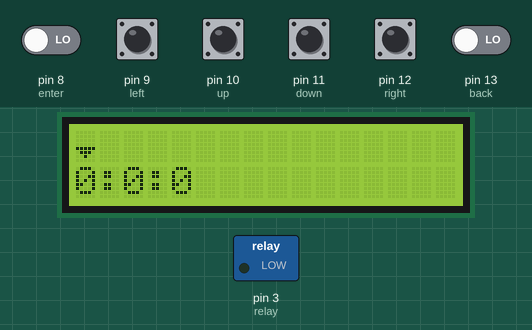
This sketch was run on a simulated Arduino Uno, built with avr-gcc and run on an emulated ATmega328P. Parts: 16×2 character LCD, switched loads named in the sketch (green lamp = pin HIGH). Dashed ring = blinking. The inputs (shaded band) are chosen by the test bench; at power-on: pin 8 (enter), pin 9 (left), pin 10 (up), pin 11 (down), pin 12 (right), pin 13 (back) LOW. What the sketch prints to the serial monitor is not drawn.

Above: at 3.3 s.
3.4 s: pin 8 (enter) driven HIGH
At 4.0 s:
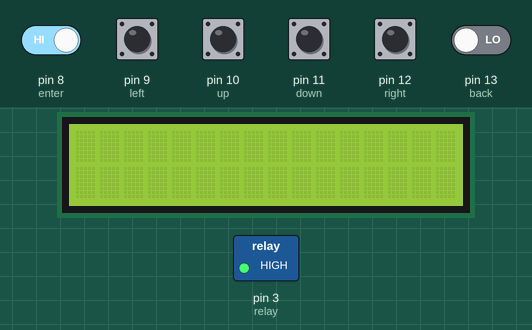
5.0 s: pin 13 (back) driven HIGH
At 5.26 s:
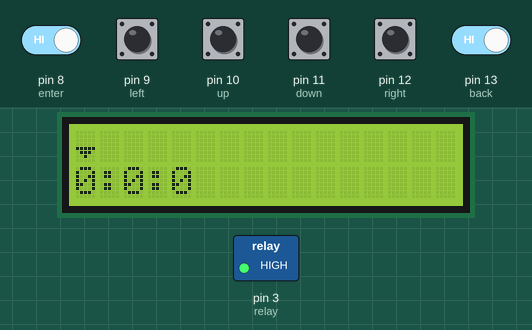
7.1 s: pin 9 (left) pulled HIGH for 0.15 s
At 7.26 s:
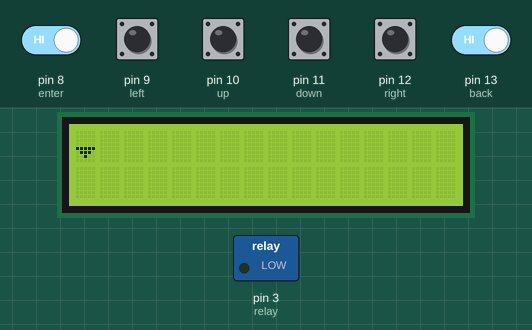
7.8 s: pin 11 (down) pulled HIGH for 0.15 s
At 8.2 s:
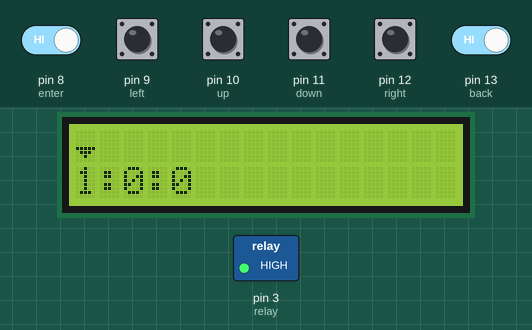
8.5 s: pin 12 (right) pulled HIGH for 1 s
At 9.04 s:
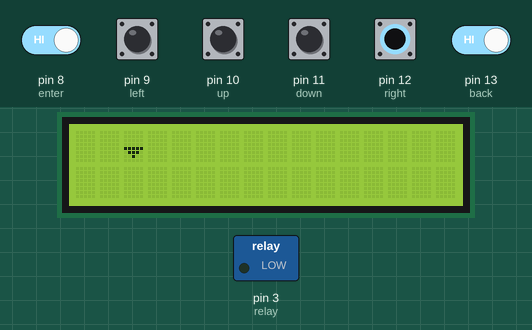
10.1 s: pin 10 (up) pulled HIGH for 0.15 s
At 10.5 s:
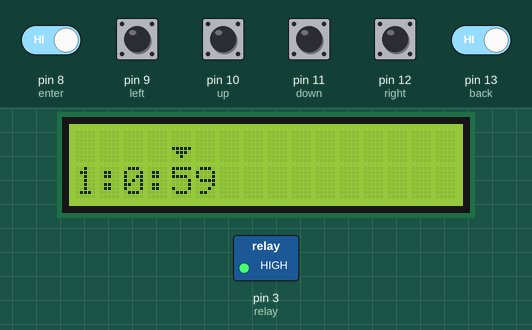
Timing chart, 0 to 11.8 s (numbered marks = the images above; inputs shaded):
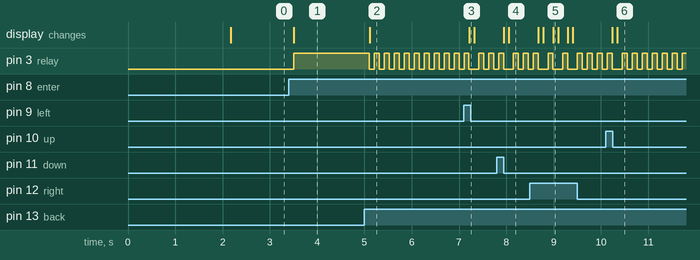

Measured:
- after the input at 3.4 s, pin 3 (relay): LOW → HIGH after 0.11 s; the display: changes after 0.11 s (image 1)
- after the input at 5.0 s, pin 3 (relay): alternates HIGH for 0.10 s and LOW for 0.11 s, starting after 0.10 s; the display: changes after 0.11 s (image 2)
- after the input at 7.1 s, the display: changes after 0.11 s (image 3)
- after the input at 7.8 s, the display: first changes after 0.14 s (image 4 shows a later state)
- after the input at 8.5 s, the display: first changes after 0.18 s (image 5 shows a later state)
- after the input at 10.1 s, the display: first changes after 0.14 s (image 6 shows a later state)

The sketch:

Timer_Switch.ino
```cpp
#include <LiquidCrystal_I2C.h>
LiquidCrystal_I2C lcd(0x3F,16,2);

byte pointer[8] = {

 0b0000,
 0b00000,
 0b00000,
 0b00000,
 0b11111,
 0b01110,
 0b00100

  };

byte hr=0;
byte mins=0;
byte sec=0;
byte relay = 3;
byte up = 10;
byte down = 11;
byte left = 9;
byte right = 12;
byte back = 13;
byte enter = 8;
String setTime = String(hr)+":"+String(mins)+":"+String(sec);
byte x=0;
byte pMin=0;
byte pSec=0;
byte page = 1;
void setup() {
  // put your setup code here, to run once:

  pinMode(relay,OUTPUT);
  pinMode(up,INPUT);
  pinMode(down,INPUT);
  pinMode(right,INPUT);
  pinMode(left,INPUT);
  pinMode(back,INPUT);
  pinMode(enter,INPUT);

Serial.begin(9600);
  lcd.init();
  lcd.begin(16,2);
  lcd.backlight();
  lcd.createChar(1,pointer);
  lcd.clear();
  lcd.setCursor(3,0);
  lcd.print("|Eltronics|");
  lcd.setCursor(3,1);
  lcd.print("Timer Switch");
  delay(2000);

  lcd.clear();
}

void loop() {
  // put your main code here, to run repeatedly:
 lcd.clear();
 if (page == 1)
  select();
 if (page == 2)
  start();

}

void select(){

  digitalWrite(relay,LOW);
  lcd.setCursor(x,0);
  lcd.write(1);
  pMin = setTime.indexOf(":");
  pMin+=1;
  pSec = setTime.lastIndexOf(":");
  pSec+=1;
  //Right
  if(digitalRead(right) == HIGH){
   delay(100);

    if(x == 0) x = pMin;
    else if(x == pMin) x = pSec;

     Serial.print("x: "); Serial.println(x);
    }

  //Left
      if(digitalRead(left) == HIGH){
    delay(100);
    if(x == pSec) x = pMin;

    else if(x == pMin) x = 0;

     Serial.print("x: "); Serial.println(x);
    }

  //up
    if(digitalRead(up) == HIGH){
     delay(100);
    if(x == 0) {

      if(hr <= 0) hr=0;
      else
        hr--;

        Serial.print("ux: "); Serial.println(x);
      }

      if(x == (setTime.indexOf(":"))+1) {

      if(mins <= 0) mins=59;
      else
        mins--;

        Serial.print("ux: "); Serial.println(x);
      }

      if(x == (setTime.lastIndexOf(":"))+1) {

      if(sec <= 0) sec=59;
      else
        sec--;

        Serial.print("ux: "); Serial.println(x);
      }

    }

  //down

   if(digitalRead(down) == HIGH){
    delay(100);
    if(x == 0) {

      if(hr >= 99) hr=99;
      else
        hr++;

        Serial.print("dx: "); Serial.println(x);
      }

      if(x == (setTime.indexOf(":"))+1) {

      if(mins >=59) mins=0;
      else
        mins++;

        Serial.print("dx: "); Serial.println(x);
      }

      if(x == (setTime.lastIndexOf(":")+1)) {

      if(sec >= 59) sec=0;
      else
        sec++;

        Serial.print("dx: "); Serial.println(x);
      }

    }
setTime = String(hr)+":"+String(mins)+":"+String(sec);
  lcd.setCursor(0,1);
  lcd.print(setTime);

  if(digitalRead(enter) == HIGH){
      delay(100);
      page = 2;
    }

  }


  void start(){

    digitalWrite(relay,HIGH);
    if(digitalRead(back) == HIGH){
      delay(100);
      page = 1;
    }
    }
```
